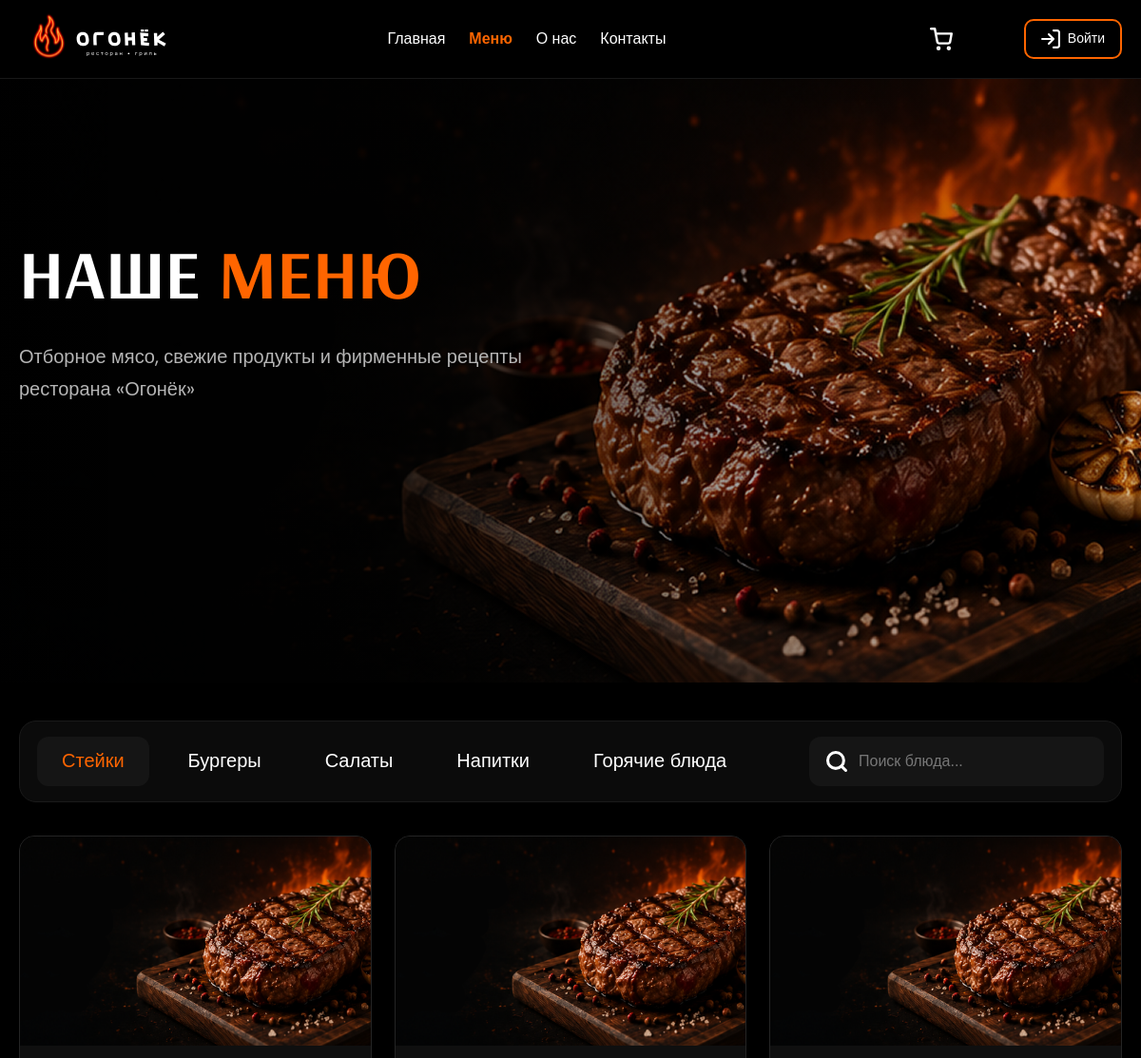
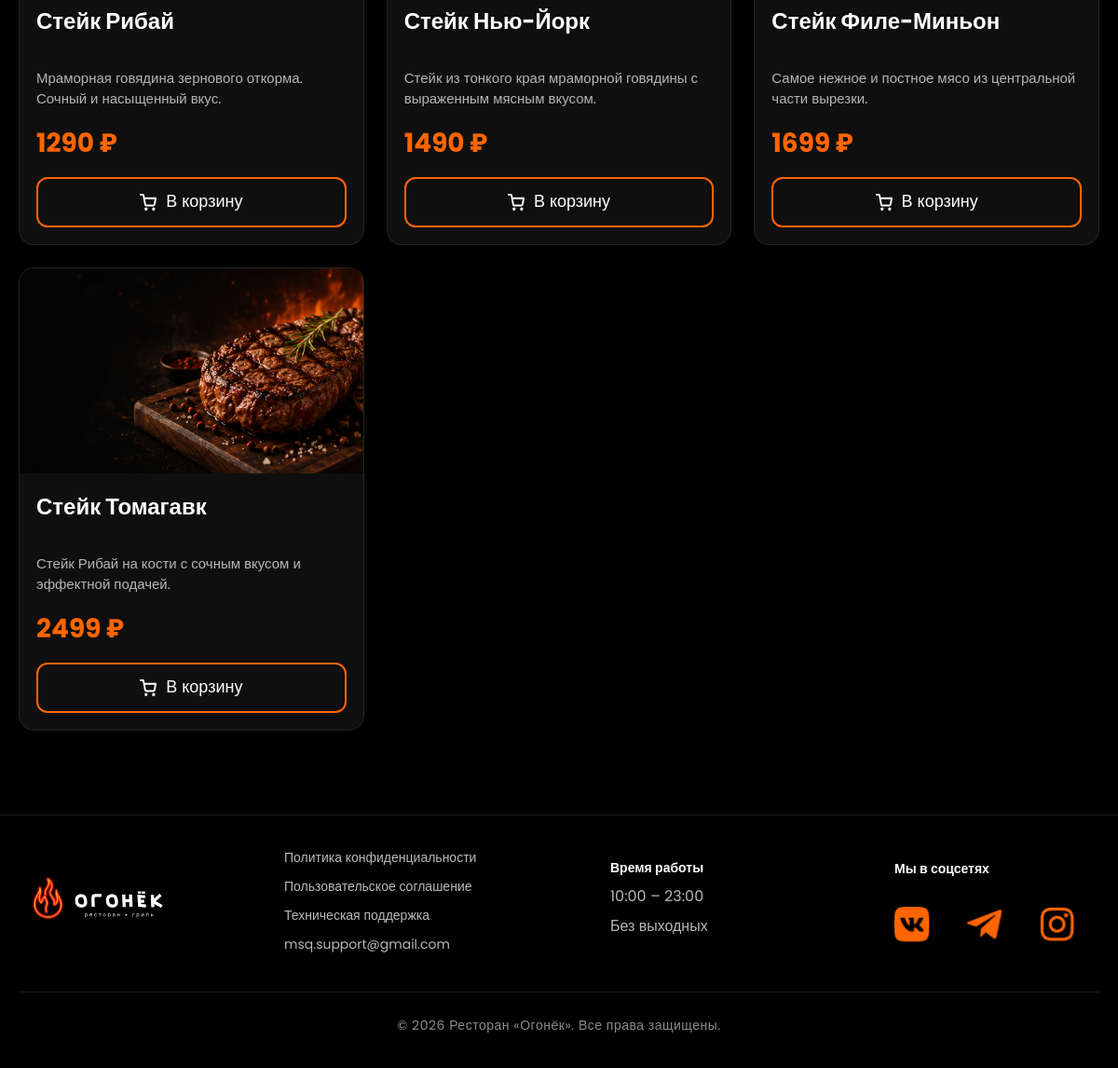
Page /menu.php on the committed database (2 pictures, top to bottom).
### tables this page shows
CREATE TABLE `categories` (
  `id` int(11) NOT NULL,
  `name` varchar(50) NOT NULL,
  `slug` varchar(50) NOT NULL,
  `sort_order` int(11) DEFAULT 0,
  `deleted_at` timestamp NULL DEFAULT NULL
);

CREATE TABLE `products` (
  `id` int(11) NOT NULL,
  `category_id` int(11) NOT NULL,
  `name` varchar(100) NOT NULL,
  `description` text DEFAULT NULL,
  `price` decimal(10,2) NOT NULL,
  `image_path` varchar(255) DEFAULT 'images/steak-bg.png',
  `created_at` timestamp NOT NULL DEFAULT current_timestamp(),
  `deleted_at` timestamp NULL DEFAULT NULL
);

### php/handlers/session.php (called while the page is built, shortened)
<?php
function getCurrentUser() {
    return $_SESSION['user'] ?? null;
}

### menu.php (the view, shortened to what this page needs)
<?php
require_once 'php/handlers/session.php';
require_once 'php/config/db.php';
try {
    $categoriesStmt = $pdo->query("SELECT * FROM categories WHERE deleted_at IS NULL ORDER BY sort_order");
    $categories = $categoriesStmt->fetchAll();
    $productsStmt = $pdo->query("SELECT * FROM products WHERE deleted_at IS NULL ORDER BY id ASC");
    $allProducts = $productsStmt->fetchAll();
    $productsByCategory = [];
    foreach ($allProducts as $p) {
        $productsByCategory[$p['category_id']][] = $p;
    }
} catch (\PDOException $e) {
    $categories = [];
    $productsByCategory = [];
}
?>
<!DOCTYPE html>
<html lang="ru">
<head>
    <link rel="stylesheet" href="css/style.css?v=1.4">
    <link rel="stylesheet" href="css/cart.css?v=1.2">
    <link rel="stylesheet" href="css/menu.css?v=1.2">
</head>
<body>
    <?php include 'php/includes/header.php'; ?>
    <section class="menu-hero">
        <div class="menu-hero__overlay"></div>
        <div class="container">
            <div class="menu-hero__content">
                <h1>
                    НАШЕ
                    <span>МЕНЮ</span>
                </h1>
                <p>
                    Отборное мясо,
                    свежие продукты
                    и фирменные рецепты
                    ресторана «Огонёк»
                </p>
            </div>
        </div>
        <img src="images/steak-bg.png" alt="" class="menu-hero__image">
    </section>
    <section class="catalog">
        <div class="container">
            <div class="catalog-top">
                <div class="categories">
                    <?php foreach ($categories as $index => $cat): ?>
                        <button class="category-btn<?php echo $index === 0 ? ' active' : ''; ?>" data-category="<?php echo htmlspecialchars($cat['slug']); ?>">
                            <?php echo htmlspecialchars($cat['name']); ?>
                        </button>
                    <?php endforeach; ?>
                </div>
                <div class="search">
                    <img src="icons/search-icon.svg" alt="">
                    <input type="text" placeholder="Поиск блюда...">
                </div>
            </div>
            <?php foreach ($categories as $index => $cat): ?>
                <div id="<?php echo htmlspecialchars($cat['slug']); ?>" class="category-content<?php echo $index === 0 ? ' active' : ''; ?>">
                    <?php
                    $catProducts = $productsByCategory[$cat['id']] ?? [];
                    if (empty($catProducts)):
                    ?>
                        <p class="profile-orders-empty" style="grid-column: 1 / -1; text-align: center; width: 100%;">В этой категории пока нет блюд</p>
                    <?php else: ?>
                        <?php foreach ($catProducts as $prod): ?>
                            <div class="product-card" data-product-id="<?php echo $prod['id']; ?>">
                                <div class="product-image">
                                    <img src="<?php echo htmlspecialchars($prod['image_path']); ?>" alt="<?php echo htmlspecialchars($prod['name']); ?>">
                                </div>
                                <div class="product-content">
                                    <h3><?php echo htmlspecialchars($prod['name']); ?></h3>
                                    <p><?php echo htmlspecialchars($prod['description']); ?></p>
                                    <div class="price"><?php echo number_format($prod['price'], 0, '.', ''); ?> ₽</div>
                                    <button class="add-cart">
                                        <img src="icons/cart.svg" alt="">
                                        В корзину
                                    </button>
                                </div>
                            </div>
                        <?php endforeach; ?>
                    <?php endif; ?>
                </div>
            <?php endforeach; ?>
        </div>
    </section>
    <?php include 'php/includes/footer.php'; ?>

### php/includes/header.php (shortened to what this page needs)
<?php
if (!isset($currentUser)) {
    require_once __DIR__ . '/../handlers/session.php';
    $currentUser = getCurrentUser();
}
$currentPage = basename($_SERVER['SCRIPT_NAME']);
?>
<header class="header">
    <div class="container">
        <div class="header__wrapper">
            <a href="index.php" class="logo">
                <img src="./icons/logo.svg" alt="Огонёк">
            </a>
            <nav class="nav">
                <ul class="nav__list">
                    <li>
                        <a href="index.php" class="nav__link <?php echo $currentPage === 'index.php' ? 'active' : ''; ?>">
                            Главная
                        </a>
                    </li>
                    <li>
                        <a href="menu.php" class="nav__link <?php echo $currentPage === 'menu.php' ? 'active' : ''; ?>">
                            Меню
                        </a>
                    </li>
                    <li>
                        <a href="about.php" class="nav__link <?php echo $currentPage === 'about.php' ? 'active' : ''; ?>">
                            О нас
                        </a>
                    </li>
                    <li>
                        <a href="contacts.php" class="nav__link <?php echo $currentPage === 'contacts.php' ? 'active' : ''; ?>">
                            Контакты
                        </a>
                    </li>
                </ul>
            </nav>
            <div class="header__actions">
                <button class="cart-btn" id="cart-toggle">
                    <img src="./icons/cart.svg" alt="Корзина">
                </button>
                <?php if ($currentUser): ?>
                    <a href="<?php echo $currentUser['role'] === 'admin' ? 'admin.php' : 'login.php'; ?>" class="profile-link-btn">
                        <span><?php echo htmlspecialchars($currentUser['name']); ?></span>
                    </a>
                    <button class="logout-btn-header" id="header-logout-btn">
                        <img src="./icons/login.svg" alt="Выйти">
                        <span>Выйти</span>
                    </button>
                <?php else: ?>
                    <a href="login.php" class="login-btn">
                        <img src="./icons/login.svg" alt="Вход">
                        <span>Войти</span>
                    </a>
                <?php endif; ?>
            </div>
        </div>
    </div>
</header>

### php/includes/footer.php (shortened to what this page needs)
    <footer class="footer">
        <div class="container">
            <div class="footer__wrapper">
                <div class="footer__logo">
                    <img src="./icons/logo.svg" alt="Огонёк">
                </div>
                <div class="footer__links">
                    <a href="#">
                        Политика конфиденциальности
                    </a>
                    <a href="#">
                        Пользовательское соглашение
                    </a>
                    <a href="#">
                        Техническая поддержка
                    </a>
                    <a href="#">
                        msq.support@gmail.com
                    </a>
                </div>
                <div class="footer__work">
                    <p>
                        Время работы
                    </p>
                    <span>
                        10:00 – 23:00
                    </span>
                    <span>
                        Без выходных
                    </span>
                </div>
                <div class="footer__social">
                    <p>
                        Мы в соцсетях
                    </p>
                    <div class="socials">
                        <a href="#">
                            <img src="./icons/vk-icon.svg" alt="">
                        </a>
                        <a href="#">
                            <img src="./icons/telegram-icon.svg" alt="">
                        </a>
                        <a href="#">
                            <img src="./icons/instagramm-icon.svg" alt="">
                        </a>
                    </div>
                </div>
            </div>
            <div class="footer__bottom">
                © 2026 Ресторан «Огонёк». Все права защищены.
            </div>
        </div>
    </footer>
</body>
</html>

### css/style.css (style rules this page uses)
* { margin: 0; padding: 0; box-sizing: border-box; }
html { scroll-behavior: smooth; }
body { background: #000; color: #fff; font-family: "Poppins", sans-serif; overflow-x: hidden; }
img { display: block; max-width: 100%; }
a { text-decoration: none; color: inherit; }
button { border: none; background: transparent; cursor: pointer; }
ul { list-style: none; }
.container { width: 100%; max-width: 1320px; margin: 0 auto; padding: 0 20px; }
:root { --orange: #FD6500; --orange-hover: #FD6500; --dark: #0A0A0A; --card: #0A0A0A; --border: #2E2C2C transparent 50%; --text-muted: #878787; --transition-duration: .3s ease; }
.header { position: sticky; top: 0; z-index: 1000; background: rgba(0, 0, 0, .95); border-bottom: 1px solid #181818; backdrop-filter: blur(10px); }
.header__wrapper { min-height: 90px; display: flex; align-items: center; justify-content: space-between; }
.logo img { width: 200px; }
.nav__list { display: flex; align-items: center; gap: 35px; }
.nav__link { font-size: 19px; font-weight: 400; transition: var(--transition); white-space: nowrap; }
.nav__link.active { color: #FD6500; font-weight: 600; }
.header__actions { display: flex; align-items: center; gap: 20px; }
.cart-btn img { width: 30px; height: 30px; transition: .3s ease; margin-right: 60px; margin-left: 60px; }
.cart-btn { position: relative; }
.login-btn { height: 48px; padding: 10px 24px; border: 2px solid var(--orange); border-radius: 10px; display: flex; align-items: center; gap: 12px; transition: var(--transition); white-space: nowrap; }
.login-btn span { font-size: 16px; }
.login-btn img { width: 24px; height: 24px; }
.footer { border-top: 1px solid #1a1a1a; padding: 35px 0; }
.footer__wrapper { display: grid; grid-template-columns: 220px 1fr 240px 220px; gap: 65px; align-items: center; }
.footer__logo img { width: 170px; }
.footer__links { display: flex; flex-direction: column; gap: 10px; }
.footer__links a { color: #b9b9b9; font-size: 14px; transition: .3s ease; }
.footer__work p, .footer__social p { margin-bottom: 7px; font-size: 14px; font-weight: 600; }
.footer__social p { margin-bottom: 30px; }
.footer__work span { display: block; color: #b7b7b7; margin-bottom: 7px; }
.socials { display: flex; gap: 40px; }
.socials a { transition: .3s ease; }
.socials img { width: 38px; height: 38px; }
@media (max-width:1200px) { .header__wrapper { min-height: 80px; } }
@media (max-width:1200px) { .logo img { width: 170px; } }
@media (max-width:1200px) { .nav__list { gap: 25px; } }
@media (max-width:1200px) { .nav__link { font-size: 16px; } }
@media (max-width:1200px) { .header__actions { gap: 15px; } }
@media (max-width:1200px) { .login-btn, .logout-btn-header, .profile-link-btn { height: 42px; padding: 8px 16px; gap: 8px; } }
@media (max-width:1200px) { .login-btn span, .logout-btn-header span, .profile-link-btn span { font-size: 14px; } }
@media (max-width:1200px) { .login-btn img, .logout-btn-header img { width: 20px; height: 20px; } }
@media (max-width:1200px) { .cart-btn img { width: 24px; height: 24px; } }
.footer__bottom { margin-top: 40px; padding-top: 25px; border-top: 1px solid #1a1a1a; text-align: center; color: #8a8a8a; font-size: 14px; font-weight: 400; letter-spacing: .5px; }

### css/cart.css (style rules this page uses)
header { z-index: 1002; }

### rows in the picture
categories: name "Стейки"
categories: name "Бургеры"
categories: name "Салаты"
categories: name "Напитки"
categories: name "Горячие блюда"
products: image_path (picture), name "Стейк Рибай", description "Мраморная говядина зернового откорма. Сочный и насыщенный вкус.", price "1290"
products: image_path (picture), name "Стейк Нью-Йорк", description "Стейк из тонкого края мраморной говядины с выраженным мясным вкусом.", price "1490"
products: image_path (picture), name "Стейк Филе-Миньон", description "Самое нежное и постное мясо из центральной части вырезки.", price "1699"
products: image_path (picture), name "Стейк Томагавк", description "Стейк Рибай на кости с сочным вкусом и эффектной подачей.", price "2499"
